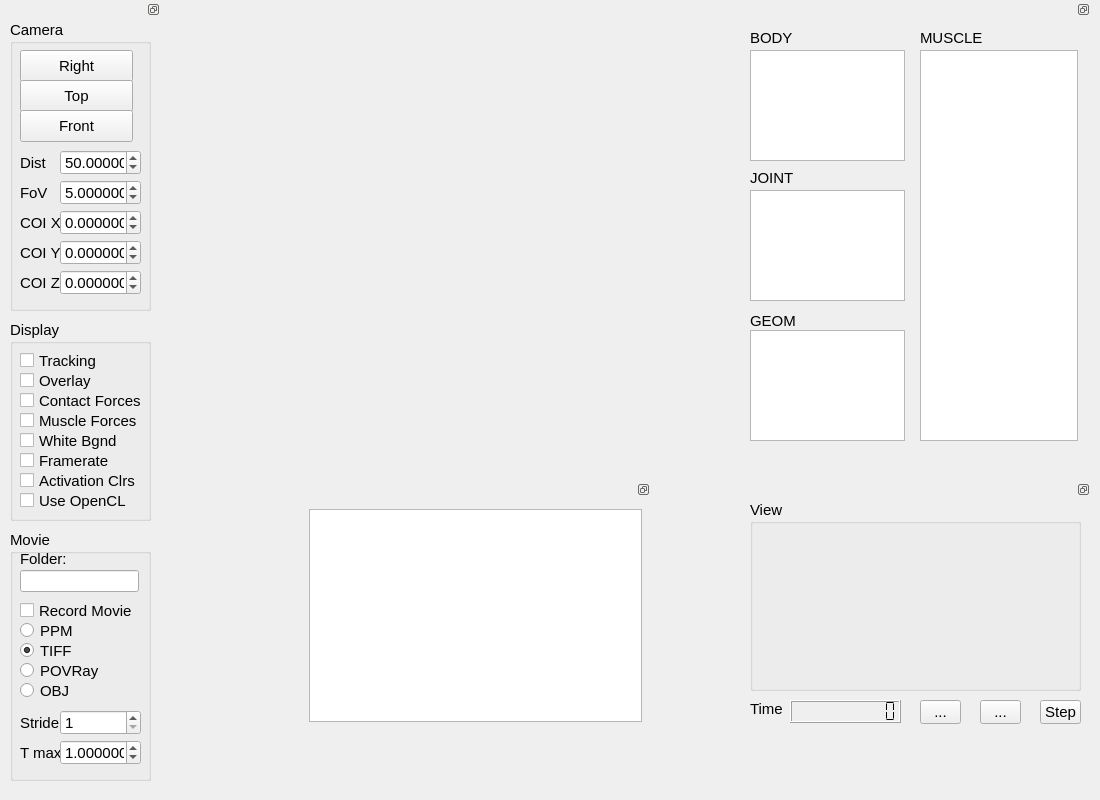
  <widget class="QWidget" name="centralWidget">
   <widget class="QDockWidget" name="dockWidgetVisibility">
    <property name="geometry">
     <rect>
      <x>740</x>
      <y>0</y>
      <width>351</width>
      <height>451</height>
     </rect>
    </property>
    <property name="sizePolicy">
     <sizepolicy hsizetype="Preferred" vsizetype="Preferred">
      <horstretch>0</horstretch>
      <verstretch>0</verstretch>
     </sizepolicy>
    </property>
    <property name="font">
     <font>
      <pointsize>11</pointsize>
     </font>
    </property>
    <property name="floating">
     <bool>true</bool>
    </property>
    <property name="features">
     <set>QDockWidget::DockWidgetFloatable|QDockWidget::DockWidgetMovable</set>
    </property>
    <widget class="QWidget" name="dockWidgetContents">
     <widget class="QLabel" name="label_3">
      <property name="geometry">
       <rect>
        <x>180</x>
        <y>10</y>
        <width>151</width>
        <height>16</height>
       </rect>
      </property>
      <property name="font">
       <font>
        <pointsize>11</pointsize>
       </font>
      </property>
      <property name="text">
       <string>MUSCLE</string>
      </property>
     </widget>
     <widget class="QListWidget" name="listWidgetMuscle">
      <property name="geometry">
       <rect>
        <x>180</x>
        <y>30</y>
        <width>158</width>
        <height>391</height>
       </rect>
      </property>
      <property name="font">
       <font>
        <pointsize>11</pointsize>
       </font>
      </property>
      <property name="focusPolicy">
       <enum>Qt::NoFocus</enum>
      </property>
      <property name="contextMenuPolicy">
       <enum>Qt::CustomContextMenu</enum>
      </property>
      <property name="toolTip">
       <string>Use this list to control which elements are displayed</string>
      </property>
      <property name="statusTip">
       <string>Muscle List</string>
      </property>
      <property name="selectionMode">
       <enum>QAbstractItemView::SingleSelection</enum>
      </property>
     </widget>
     <widget class="QListWidget" name="listWidgetBody">
      <property name="geometry">
       <rect>
        <x>10</x>
        <y>30</y>
        <width>155</width>
        <height>111</height>
       </rect>
      </property>
      <property name="font">
       <font>
        <pointsize>11</pointsize>
       </font>
      </property>
      <property name="focusPolicy">
       <enum>Qt::NoFocus</enum>
      </property>
      <property name="contextMenuPolicy">
       <enum>Qt::CustomContextMenu</enum>
      </property>
      <property name="toolTip">
       <string>Use this list to control which elements are displayed</string>
      </property>
      <property name="statusTip">
       <string>Body List</string>
      </property>
      <property name="selectionMode">
       <enum>QAbstractItemView::SingleSelection</enum>
      </property>
     </widget>
     <widget class="QLabel" name="label">
      <property name="geometry">
       <rect>
        <x>10</x>
        <y>10</y>
        <width>151</width>
        <height>16</height>
       </rect>
      </property>
      <property name="font">
       <font>
        <pointsize>11</pointsize>
       </font>
      </property>
      <property name="text">
       <string>BODY</string>
      </property>
     </widget>
     <widget class="QListWidget" name="listWidgetJoint">
      <property name="geometry">
       <rect>
        <x>10</x>
        <y>170</y>
        <width>155</width>
        <height>111</height>
       </rect>
      </property>
      <property name="font">
       <font>
        <pointsize>11</pointsize>
       </font>
      </property>
      <property name="focusPolicy">
       <enum>Qt::NoFocus</enum>
      </property>
      <property name="contextMenuPolicy">
       <enum>Qt::CustomContextMenu</enum>
      </property>
      <property name="toolTip">
       <string>Use this list to control which elements are displayed</string>
      </property>
      <property name="statusTip">
       <string>Joint List</string>
      </property>
      <property name="selectionMode">
       <enum>QAbstractItemView::SingleSelection</enum>
      </property>
     </widget>
     <widget class="QLabel" name="label_4">
      <property name="geometry">
       <rect>
        <x>10</x>
        <y>150</y>
        <width>151</width>
        <height>16</height>
       </rect>
      </property>
      <property name="font">
       <font>
        <pointsize>11</pointsize>
       </font>
      </property>
      <property name="text">
       <string>JOINT</string>
      </property>
     </widget>
     <widget class="QListWidget" name="listWidgetGeom">
      <property name="geometry">
       <rect>
        <x>10</x>
        <y>310</y>
        <width>155</width>
        <height>111</height>
       </rect>
      </property>
      <property name="font">
       <font>
        <pointsize>11</pointsize>
       </font>
      </property>
      <property name="focusPolicy">
       <enum>Qt::NoFocus</enum>
      </property>
      <property name="contextMenuPolicy">
       <enum>Qt::CustomContextMenu</enum>
      </property>
      <property name="toolTip">
       <string>Use this list to control which elements are displayed</string>
      </property>
      <property name="statusTip">
       <string>Geom List</string>
      </property>
      <property name="selectionMode">
       <enum>QAbstractItemView::SingleSelection</enum>
      </property>
     </widget>
     <widget class="QLabel" name="label_2">
      <property name="geometry">
       <rect>
        <x>10</x>
        <y>290</y>
        <width>151</width>
        <height>21</height>
       </rect>
      </property>
      <property name="font">
       <font>
        <pointsize>11</pointsize>
       </font>
      </property>
      <property name="text">
       <string>GEOM</string>
      </property>
     </widget>
    </widget>
   </widget>
   <widget class="QDockWidget" name="dockWidgetControls">
    <property name="geometry">
     <rect>
      <x>0</x>
      <y>0</y>
      <width>161</width>
      <height>791</height>
     </rect>
    </property>
    <property name="sizePolicy">
     <sizepolicy hsizetype="Preferred" vsizetype="Preferred">
      <horstretch>0</horstretch>
      <verstretch>0</verstretch>
     </sizepolicy>
    </property>
    <property name="font">
     <font>
      <pointsize>11</pointsize>
     </font>
    </property>
    <property name="floating">
     <bool>true</bool>
    </property>
    <property name="features">
     <set>QDockWidget::DockWidgetFloatable|QDockWidget::DockWidgetMovable</set>
    </property>
    <widget class="QWidget" name="dockWidgetContents_2">
     <widget class="QGroupBox" name="groupBox">
      <property name="geometry">
       <rect>
        <x>10</x>
        <y>0</y>
        <width>141</width>
        <height>291</height>
       </rect>
      </property>
      <property name="font">
       <font>
        <pointsize>11</pointsize>
       </font>
      </property>
      <property name="title">
       <string>Camera</string>
      </property>
      <widget class="QPushButton" name="pushButtonRight">
       <property name="geometry">
        <rect>
         <x>10</x>
         <y>30</y>
         <width>113</width>
         <height>32</height>
        </rect>
       </property>
       <property name="toolTip">
        <string>View the scene from the right</string>
       </property>
       <property name="statusTip">
        <string>Right</string>
       </property>
       <property name="text">
        <string>Right</string>
       </property>
      </widget>
      <widget class="QPushButton" name="pushButtonTop">
       <property name="geometry">
        <rect>
         <x>10</x>
         <y>60</y>
         <width>113</width>
         <height>32</height>
        </rect>
       </property>
       <property name="toolTip">
        <string>View the simulation from the top</string>
       </property>
       <property name="statusTip">
        <string>Top</string>
       </property>
       <property name="text">
        <string>Top</string>
       </property>
      </widget>
      <widget class="QPushButton" name="pushButtonFront">
       <property name="geometry">
        <rect>
         <x>10</x>
         <y>90</y>
         <width>113</width>
         <height>32</height>
        </rect>
       </property>
       <property name="toolTip">
        <string>View the simulation from the front</string>
       </property>
       <property name="statusTip">
        <string>Front</string>
       </property>
       <property name="text">
        <string>Front</string>
       </property>
      </widget>
      <widget class="QLabel" name="label_5">
       <property name="geometry">
        <rect>
         <x>10</x>
         <y>130</y>
         <width>39</width>
         <height>25</height>
        </rect>
       </property>
       <property name="font">
        <font>
         <pointsize>11</pointsize>
        </font>
       </property>
       <property name="text">
        <string>Dist</string>
       </property>
      </widget>
      <widget class="QDoubleSpinBox" name="doubleSpinBoxDistance">
       <property name="geometry">
        <rect>
         <x>50</x>
         <y>130</y>
         <width>81</width>
         <height>25</height>
        </rect>
       </property>
       <property name="sizePolicy">
        <sizepolicy hsizetype="Minimum" vsizetype="Minimum">
         <horstretch>0</horstretch>
         <verstretch>0</verstretch>
        </sizepolicy>
       </property>
       <property name="toolTip">
        <string>Distance of the viewpoint from the centre of view</string>
       </property>
       <property name="statusTip">
        <string>View distance</string>
       </property>
       <property name="decimals">
        <number>5</number>
       </property>
       <property name="maximum">
        <double>999.000000000000000</double>
       </property>
       <property name="value">
        <double>50.000000000000000</double>
       </property>
      </widget>
      <widget class="QLabel" name="label_6">
       <property name="geometry">
        <rect>
         <x>10</x>
         <y>160</y>
         <width>39</width>
         <height>25</height>
        </rect>
       </property>
       <property name="font">
        <font>
         <pointsize>11</pointsize>
        </font>
       </property>
       <property name="text">
        <string>FoV</string>
       </property>
      </widget>
      <widget class="QDoubleSpinBox" name="doubleSpinBoxFoV">
       <property name="geometry">
        <rect>
         <x>50</x>
         <y>160</y>
         <width>81</width>
         <height>25</height>
        </rect>
       </property>
       <property name="sizePolicy">
        <sizepolicy hsizetype="Minimum" vsizetype="Fixed">
         <horstretch>0</horstretch>
         <verstretch>0</verstretch>
        </sizepolicy>
       </property>
       <property name="toolTip">
        <string>Field of view in degrees</string>
       </property>
       <property name="statusTip">
        <string>Field of view</string>
       </property>
       <property name="decimals">
        <number>6</number>
       </property>
       <property name="minimum">
        <double>0.010000000000000</double>
       </property>
       <property name="maximum">
        <double>999.000000000000000</double>
       </property>
       <property name="singleStep">
        <double>0.100000000000000</double>
       </property>
       <property name="value">
        <double>5.000000000000000</double>
       </property>
      </widget>
      <widget class="QLabel" name="label_7">
       <property name="geometry">
        <rect>
         <x>10</x>
         <y>190</y>
         <width>41</width>
         <height>25</height>
        </rect>
       </property>
       <property name="font">
        <font>
         <pointsize>11</pointsize>
        </font>
       </property>
       <property name="text">
        <string>COI X</string>
       </property>
      </widget>
      <widget class="QDoubleSpinBox" name="doubleSpinBoxCOIX">
       <property name="geometry">
        <rect>
         <x>50</x>
         <y>190</y>
         <width>81</width>
         <height>25</height>
        </rect>
       </property>
       <property name="toolTip">
        <string>Centre of interest (x coordinate)</string>
       </property>
       <property name="statusTip">
        <string>COI X</string>
       </property>
       <property name="decimals">
        <number>6</number>
       </property>
       <property name="minimum">
        <double>-999.000000000000000</double>
       </property>
       <property name="maximum">
        <double>999.000000000000000</double>
       </property>
       <property name="singleStep">
        <double>0.100000000000000</double>
       </property>
      </widget>
      <widget class="QLabel" name="label_8">
       <property name="geometry">
        <rect>
         <x>10</x>
         <y>220</y>
         <width>41</width>
         <height>25</height>
        </rect>
       </property>
       <property name="font">
        <font>
         <pointsize>11</pointsize>
        </font>
       </property>
       <property name="text">
        <string>COI Y</string>
       </property>
      </widget>
      <widget class="QDoubleSpinBox" name="doubleSpinBoxCOIY">
       <property name="geometry">
        <rect>
         <x>50</x>
         <y>220</y>
         <width>81</width>
         <height>25</height>
        </rect>
       </property>
       <property name="toolTip">
        <string>Centre of interest (y coordinate)</string>
       </property>
       <property name="statusTip">
        <string>COI Y</string>
       </property>
       <property name="decimals">
        <number>6</number>
       </property>
       <property name="minimum">
        <double>-999.000000000000000</double>
       </property>
       <property name="maximum">
        <double>999.000000000000000</double>
       </property>
       <property name="singleStep">
        <double>0.100000000000000</double>
       </property>
      </widget>
      <widget class="QLabel" name="label_9">
       <property name="geometry">
        <rect>
         <x>10</x>
         <y>250</y>
         <width>41</width>
         <height>25</height>
        </rect>
       </property>
       <property name="font">
        <font>
         <pointsize>11</pointsize>
        </font>
       </property>
       <property name="text">
        <string>COI Z</string>
       </property>
      </widget>
      <widget class="QDoubleSpinBox" name="doubleSpinBoxCOIZ">
       <property name="geometry">
        <rect>
         <x>50</x>
         <y>250</y>
         <width>81</width>
         <height>25</height>
        </rect>
       </property>
       <property name="toolTip">
        <string>Centre of interest (x coordinate)</string>
       </property>
       <property name="statusTip">
        <string>COI Z</string>
       </property>
       <property name="decimals">
        <number>6</number>
       </property>
       <property name="minimum">
        <double>-999.000000000000000</double>
       </property>
       <property name="maximum">
        <double>999.000000000000000</double>
       </property>
       <property name="singleStep">
        <double>0.100000000000000</double>
       </property>
      </widget>
     </widget>
     <widget class="QGroupBox" name="groupBox_2">
      <property name="geometry">
       <rect>
        <x>10</x>
        <y>300</y>
        <width>141</width>
        <height>201</height>
       </rect>
      </property>
      <property name="font">
       <font>
        <pointsize>11</pointsize>
       </font>
      </property>
      <property name="title">
       <string>Display</string>
      </property>
      <widget class="QCheckBox" name="checkBoxTracking">
       <property name="geometry">
        <rect>
         <x>10</x>
         <y>30</y>
         <width>87</width>
         <height>21</height>
        </rect>
       </property>
       <property name="font">
        <font>
         <pointsize>11</pointsize>
        </font>
       </property>
       <property name="toolTip">
        <string>Move the centre of interest and camera with simulation</string>
       </property>
       <property name="statusTip">
        <string>Track the simulation</string>
       </property>
       <property name="text">
        <string>Tracking</string>
       </property>
      </widget>
      <widget class="QCheckBox" name="checkBoxOverlay">
       <property name="geometry">
        <rect>
         <x>10</x>
         <y>50</y>
         <width>87</width>
         <height>21</height>
        </rect>
       </property>
       <property name="font">
        <font>
         <pointsize>11</pointsize>
        </font>
       </property>
       <property name="toolTip">
        <string>Produce and overlay image by disabling clear</string>
       </property>
       <property name="statusTip">
        <string>Overlay images</string>
       </property>
       <property name="text">
        <string>Overlay</string>
       </property>
      </widget>
      <widget class="QCheckBox" name="checkBoxContactForce">
       <property name="geometry">
        <rect>
         <x>10</x>
         <y>70</y>
         <width>121</width>
         <height>21</height>
        </rect>
       </property>
       <property name="font">
        <font>
         <pointsize>11</pointsize>
        </font>
       </property>
       <property name="toolTip">
        <string>Display contact forces on the simulation</string>
       </property>
       <property name="statusTip">
        <string>Display contact forces</string>
       </property>
       <property name="text">
        <string>Contact Forces</string>
       </property>
      </widget>
      <widget class="QCheckBox" name="checkBoxWhiteBackground">
       <property name="geometry">
        <rect>
         <x>10</x>
         <y>110</y>
         <width>121</width>
         <height>21</height>
        </rect>
       </property>
       <property name="font">
        <font>
         <pointsize>11</pointsize>
        </font>
       </property>
       <property name="toolTip">
        <string>Use a white background instead of a black background</string>
       </property>
       <property name="statusTip">
        <string>White background</string>
       </property>
       <property name="text">
        <string>White Bgnd</string>
       </property>
      </widget>
      <widget class="QCheckBox" name="checkBoxFramerate">
       <property name="geometry">
        <rect>
         <x>10</x>
         <y>130</y>
         <width>101</width>
         <height>21</height>
        </rect>
       </property>
       <property name="font">
        <font>
         <pointsize>11</pointsize>
        </font>
       </property>
       <property name="toolTip">
        <string>Display the framerate on the display</string>
       </property>
       <property name="statusTip">
        <string>Display framerate</string>
       </property>
       <property name="text">
        <string>Framerate</string>
       </property>
      </widget>
      <widget class="QCheckBox" name="checkBoxActivationColours">
       <property name="geometry">
        <rect>
         <x>10</x>
         <y>150</y>
         <width>121</width>
         <height>21</height>
        </rect>
       </property>
       <property name="font">
        <font>
         <pointsize>11</pointsize>
        </font>
       </property>
       <property name="toolTip">
        <string>Display colours representing the activation level of the muscle</string>
       </property>
       <property name="statusTip">
        <string>Colour muscles to show activation</string>
       </property>
       <property name="text">
        <string>Activation Clrs</string>
       </property>
      </widget>
      <widget class="QCheckBox" name="checkBoxMuscleForce">
       <property name="geometry">
        <rect>
         <x>10</x>
         <y>90</y>
         <width>121</width>
         <height>21</height>
        </rect>
       </property>
       <property name="font">
        <font>
         <pointsize>11</pointsize>
        </font>
       </property>
       <property name="toolTip">
        <string>Display muscle forces on the simulation</string>
       </property>
       <property name="statusTip">
        <string>Display muscle forces</string>
       </property>
       <property name="text">
        <string>Muscle Forces</string>
       </property>
      </widget>
      <widget class="QCheckBox" name="checkBoxOpenCL">
       <property name="geometry">
        <rect>
         <x>10</x>
         <y>170</y>
         <width>121</width>
         <height>21</height>
        </rect>
       </property>
       <property name="font">
        <font>
         <pointsize>11</pointsize>
        </font>
       </property>
       <property name="toolTip">
        <string>Use OpenCL if available</string>
       </property>
       <property name="statusTip">
        <string>Use OpenCL if available</string>
       </property>
       <property name="text">
        <string>Use OpenCL</string>
       </property>
      </widget>
     </widget>
     <widget class="QGroupBox" name="groupBox_3">
      <property name="geometry">
       <rect>
        <x>10</x>
        <y>510</y>
        <width>141</width>
        <height>251</height>
       </rect>
      </property>
      <property name="font">
       <font>
        <pointsize>11</pointsize>
       </font>
      </property>
      <property name="title">
       <string>Movie</string>
      </property>
      <widget class="QCheckBox" name="checkBoxRecordMovie">
       <property name="geometry">
        <rect>
         <x>10</x>
         <y>70</y>
         <width>121</width>
         <height>21</height>
        </rect>
       </property>
       <property name="font">
        <font>
         <pointsize>11</pointsize>
        </font>
       </property>
       <property name="toolTip">
        <string>When checked seuqential frames will be saved to disk</string>
       </property>
       <property name="statusTip">
        <string>Record movie</string>
       </property>
       <property name="text">
        <string>Record Movie</string>
       </property>
      </widget>
      <widget class="QRadioButton" name="radioButtonPPM">
       <property name="geometry">
        <rect>
         <x>10</x>
         <y>90</y>
         <width>101</width>
         <height>21</height>
        </rect>
       </property>
       <property name="font">
        <font>
         <pointsize>11</pointsize>
        </font>
       </property>
       <property name="toolTip">
        <string>Use Portable Pixmap Format for movie stills</string>
       </property>
       <property name="statusTip">
        <string>Portable Pixmap Format</string>
       </property>
       <property name="text">
        <string>PPM</string>
       </property>
      </widget>
      <widget class="QRadioButton" name="radioButtonTIFF">
       <property name="geometry">
        <rect>
         <x>10</x>
         <y>110</y>
         <width>101</width>
         <height>21</height>
        </rect>
       </property>
       <property name="font">
        <font>
         <pointsize>11</pointsize>
        </font>
       </property>
       <property name="toolTip">
        <string>Use TIFF Format for movie stills</string>
       </property>
       <property name="statusTip">
        <string>TIFF Format</string>
       </property>
       <property name="text">
        <string>TIFF</string>
       </property>
       <property name="checked">
        <bool>true</bool>
       </property>
      </widget>
      <widget class="QRadioButton" name="radioButtonPOVRay">
       <property name="geometry">
        <rect>
         <x>10</x>
         <y>130</y>
         <width>101</width>
         <height>21</height>
        </rect>
       </property>
       <property name="font">
        <font>
         <pointsize>11</pointsize>
        </font>
       </property>
       <property name="toolTip">
        <string>Use POVRay Ray-Tracing Format for movie stills</string>
       </property>
       <property name="statusTip">
        <string>POVRay Format</string>
       </property>
       <property name="text">
        <string>POVRay</string>
       </property>
      </widget>
      <widget class="QRadioButton" name="radioButtonOBJ">
       <property name="geometry">
        <rect>
         <x>10</x>
         <y>150</y>
         <width>101</width>
         <height>21</height>
        </rect>
       </property>
       <property name="font">
        <font>
         <pointsize>11</pointsize>
        </font>
       </property>
       <property name="toolTip">
        <string>Use Wavefront OBJ Format for movie stills</string>
       </property>
       <property name="statusTip">
        <string>Wavefront OBJ</string>
       </property>
       <property name="text">
        <string>OBJ</string>
       </property>
      </widget>
      <widget class="QLabel" name="label_10">
       <property name="geometry">
        <rect>
         <x>10</x>
         <y>20</y>
         <width>61</width>
         <height>17</height>
        </rect>
       </property>
       <property name="font">
        <font>
         <pointsize>11</pointsize>
        </font>
       </property>
       <property name="text">
        <string>Folder:</string>
       </property>
      </widget>
      <widget class="QLineEdit" name="lineEditMovieFolder">
       <property name="geometry">
        <rect>
         <x>10</x>
         <y>40</y>
         <width>119</width>
         <height>22</height>
        </rect>
       </property>
       <property name="toolTip">
        <string>Set the folder is where movie stills are saved</string>
       </property>
       <property name="statusTip">
        <string>Movie folder</string>
       </property>
      </widget>
      <widget class="QSpinBox" name="spinBoxSkip">
       <property name="geometry">
        <rect>
         <x>50</x>
         <y>180</y>
         <width>81</width>
         <height>25</height>
        </rect>
       </property>
       <property name="toolTip">
        <string>Set the frequecy of screen update for the simulation</string>
       </property>
       <property name="statusTip">
        <string>Integration steps per screen step</string>
       </property>
       <property name="minimum">
        <number>1</number>
       </property>
       <property name="maximum">
        <number>999999</number>
       </property>
      </widget>
      <widget class="QLabel" name="label_11">
       <property name="geometry">
        <rect>
         <x>10</x>
         <y>180</y>
         <width>41</width>
         <height>25</height>
        </rect>
       </property>
       <property name="font">
        <font>
         <pointsize>11</pointsize>
        </font>
       </property>
       <property name="text">
        <string>Stride</string>
       </property>
      </widget>
      <widget class="QLabel" name="label_12">
       <property name="geometry">
        <rect>
         <x>10</x>
         <y>210</y>
         <width>41</width>
         <height>25</height>
        </rect>
       </property>
       <property name="font">
        <font>
         <pointsize>11</pointsize>
        </font>
       </property>
       <property name="text">
        <string>T max</string>
       </property>
      </widget>
      <widget class="QDoubleSpinBox" name="doubleSpinBoxTimeMax">
       <property name="geometry">
        <rect>
         <x>50</x>
         <y>210</y>
         <width>81</width>
         <height>25</height>
        </rect>
       </property>
       <property name="decimals">
        <number>6</number>
       </property>
       <property name="maximum">
        <double>999.000000000000000</double>
       </property>
       <property name="singleStep">
        <double>0.100000000000000</double>
       </property>
       <property name="value">
        <double>1.000000000000000</double>
       </property>
      </widget>
     </widget>
    </widget>
   </widget>
   <widget class="QDockWidget" name="dockWidgetView">
    <property name="geometry">
     <rect>
      <x>740</x>
      <y>480</y>
      <width>351</width>
      <height>251</height>
     </rect>
    </property>
    <property name="sizePolicy">
     <sizepolicy hsizetype="Preferred" vsizetype="Preferred">
      <horstretch>0</horstretch>
      <verstretch>0</verstretch>
     </sizepolicy>
    </property>
    <property name="font">
     <font>
      <pointsize>11</pointsize>
     </font>
    </property>
    <property name="floating">
     <bool>true</bool>
    </property>
    <property name="features">
     <set>QDockWidget::DockWidgetFloatable|QDockWidget::DockWidgetMovable</set>
    </property>
    <widget class="QWidget" name="dockWidgetContents_3">
     <widget class="QGroupBox" name="groupBox_4">
      <property name="geometry">
       <rect>
        <x>10</x>
        <y>0</y>
        <width>331</width>
        <height>191</height>
       </rect>
      </property>
      <property name="font">
       <font>
        <pointsize>11</pointsize>
       </font>
      </property>
      <property name="title">
       <string>View</string>
      </property>
      <widget class="QWidget" name="widgetViewFrame" native="true">
       <property name="geometry">
        <rect>
         <x>5</x>
         <y>25</y>
         <width>321</width>
         <height>161</height>
        </rect>
       </property>
       <property name="toolTip">
        <string>Camera direction controll</string>
       </property>
      </widget>
     </widget>
     <widget class="QLabel" name="label_13">
      <property name="geometry">
       <rect>
        <x>10</x>
        <y>200</y>
        <width>41</width>
        <height>17</height>
       </rect>
      </property>
      <property name="font">
       <font>
        <pointsize>11</pointsize>
       </font>
      </property>
      <property name="text">
       <string>Time</string>
      </property>
     </widget>
     <widget class="QLCDNumber" name="lcdNumberTime">
      <property name="geometry">
       <rect>
        <x>50</x>
        <y>200</y>
        <width>111</width>
        <height>23</height>
       </rect>
      </property>
      <property name="toolTip">
       <string>Simulation time</string>
      </property>
      <property name="numDigits">
       <number>10</number>
      </property>
      <property name="segmentStyle">
       <enum>QLCDNumber::Flat</enum>
      </property>
     </widget>
     <widget class="QToolButton" name="toolButtonStep">
      <property name="geometry">
       <rect>
        <x>300</x>
        <y>200</y>
        <width>41</width>
        <height>24</height>
       </rect>
      </property>
      <property name="toolTip">
       <string>Step forward the simulation by one stride</string>
      </property>
      <property name="statusTip">
       <string>Step</string>
      </property>
      <property name="text">
       <string>Step</string>
      </property>
     </widget>
     <widget class="QToolButton" name="toolButtonPlay">
      <property name="geometry">
       <rect>
        <x>240</x>
        <y>200</y>
        <width>41</width>
        <height>24</height>
       </rect>
      </property>
      <property name="toolTip">
       <string>Play the simulation at full speed</string>
      </property>
      <property name="statusTip">
       <string>Play</string>
      </property>
      <property name="text">
       <string>...</string>
      </property>
      <property name="icon">
       <iconset resource="resources.qrc">
        <normaloff>:/new/prefix1/images/media-step-forward.png</normaloff>:/new/prefix1/images/media-step-forward.png</iconset>
      </property>
      <property name="checkable">
       <bool>true</bool>
      </property>
      <property name="checked">
       <bool>false</bool>
      </property>
      <property name="arrowType">
       <enum>Qt::NoArrow</enum>
      </property>
     </widget>
     <widget class="QToolButton" name="toolButtonSnapshot">
      <property name="geometry">
       <rect>
        <x>180</x>
        <y>200</y>
        <width>41</width>
        <height>24</height>
       </rect>
      </property>
      <property name="toolTip">
       <string>Take a snapshot of the current scene</string>
      </property>
      <property name="statusTip">
       <string>Snapshot</string>
      </property>
      <property name="text">
       <string>...</string>
      </property>
      <property name="icon">
       <iconset>
        <normalon>:/new/prefix1/images/camera-photo.png</normalon>
       </iconset>
      </property>
     </widget>
    </widget>
   </widget>
   <widget class="QDockWidget" name="dockWidgetLog">
    <property name="geometry">
     <rect>
      <x>300</x>
      <y>480</y>
      <width>351</width>
      <height>251</height>
     </rect>
    </property>
    <property name="font">
     <font>
      <pointsize>11</pointsize>
     </font>
    </property>
    <property name="floating">
     <bool>true</bool>
    </property>
    <property name="features">
     <set>QDockWidget::DockWidgetFloatable|QDockWidget::DockWidgetMovable</set>
    </property>
    <widget class="QWidget" name="dockWidgetContents_5">
     <layout class="QGridLayout" name="gridLayout">
      <item row="0" column="0">
       <widget class="QTextEdit" name="textEditLog">
        <property name="cursor" stdset="0">
         <cursorShape>IBeamCursor</cursorShape>
        </property>
        <property name="lineWrapMode">
         <enum>QTextEdit::NoWrap</enum>
        </property>
        <property name="readOnly">
         <bool>true</bool>
        </property>
        <property name="acceptRichText">
         <bool>false</bool>
        </property>
        <property name="textInteractionFlags">
         <set>Qt::TextSelectableByKeyboard|Qt::TextSelectableByMouse</set>
        </property>
       </widget>
      </item>
     </layout>
    </widget>
   </widget>
  </widget>
